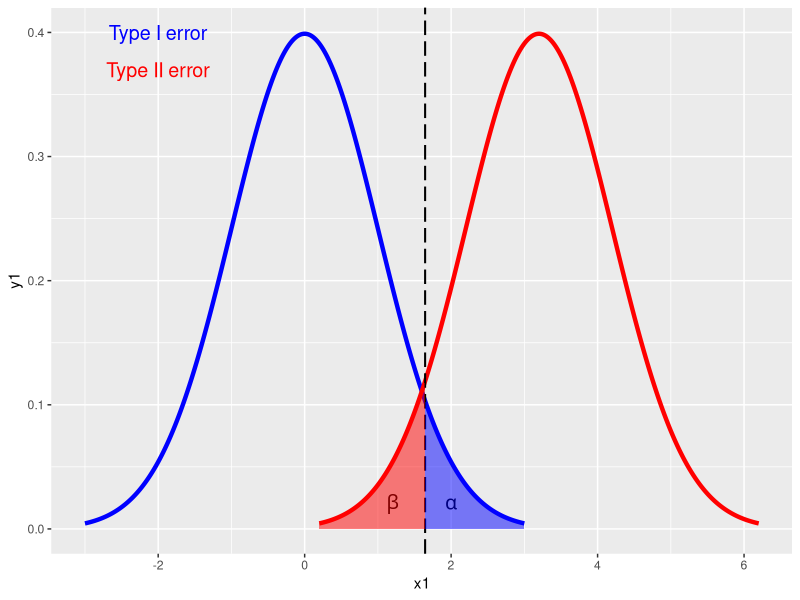

Recreate this plot in R.
## ---- chunk 1
knitr::opts_chunk$set(echo = TRUE)
## ---- chunk 2
library(tidyverse)
norm1 <- data.frame(x1<- seq(-3,3, by=0.01), y1<-dnorm(x1))
norm2 <- data.frame(x2<- seq(0.2,6.2, by=0.01), y2<-dnorm(mean=3.2,x2))
norm1.1 <- data.frame(x3<- seq(qnorm(0.95),3,by=0.01), y3<-dnorm(x3))
norm2.1 <- data.frame(x4<- seq(0.2,qnorm(0.95), by=0.01), y4<-dnorm(mean=3.2,x4))

ggplot(data=norm1, aes(x=x1,y=y1)) + geom_line(color="blue",lwd=1.5) +
   geom_line(data=norm2, aes(x=x2,y=y2), color="red", lwd=1.5) +
   geom_vline(xintercept = qnorm(0.95), linetype = 'longdash', lwd = 0.7) +
  annotate("text", x = 2, y = 0.02, label = expression(alpha),
           color = 'black', size = 5) +
  annotate("text", x = 1.2, y = 0.02, label = expression(beta),
           color = 'black', size = 5) +
  annotate("text", x = -2, y = 0.4, label = "Type I error", color="blue", size=5)+
  annotate("text", x = -2, y = 0.37, label = "Type II error", color="red", size=5)+
  geom_area(data=norm1.1, aes(x=x3, y=y3), fill="blue", alpha=0.5) +
  geom_area(data=norm2.1, aes(x=x4, y=y4), fill="red", alpha=0.5) 

## ---- chunk 3
prime_number <- function (x) {n <- 0
  for (i in 2:x-1) {
  if (x%%i==0){n <- n+1}
  else{n <- n}}
  ifelse(n>1,"not prime","prime")}

prime_number(8)
prime_number(19)
